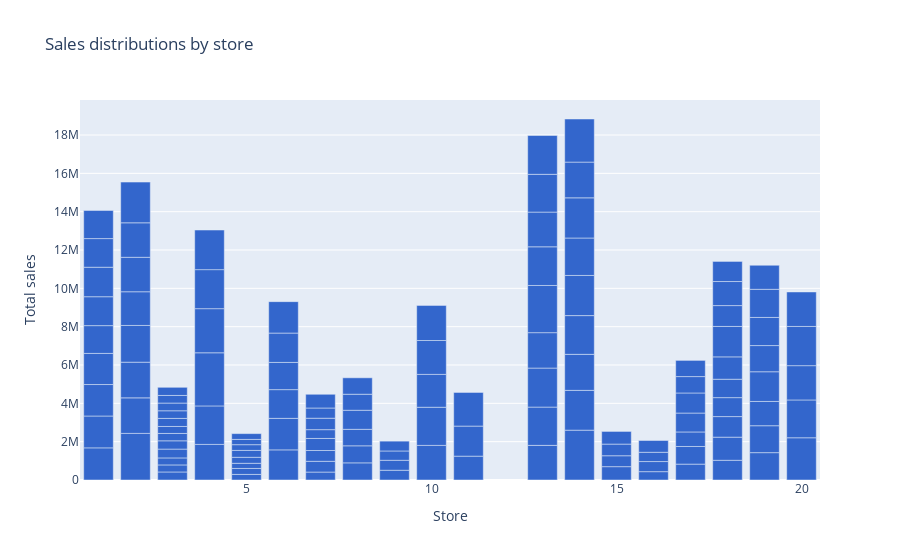

The notebook cell saved with this chart:
### Markdown cell above
### Vizualization

### Code cell
fig = px.bar(
    dataset,
    x="Store",
    y="Weekly_Sales",
    title="Sales distributions by store",
    color_discrete_sequence=[px.colors.qualitative.G10[0]]
)

fig.update_layout(
    yaxis_title="Total sales",
    xaxis_title="Store"
)

fig.show()

### Figure 1 — Plotly figure (JSON) as saved in the notebook; plotly's stock layout.template omitted (floating-point values rounded to 4 significant figures; data arrays with more than 128 entries replaced by an {"elided": "..."} marker saying what was removed)
{"data": [{"alignmentgroup": "True", "hovertemplate": "Store=%{x}<br>Weekly_Sales=%{y}<extra></extra>", "legendgroup": "", "marker": {"color": "#3366CC", "pattern": {"shape": ""}}, "name": "", "offsetgroup": "", "orientation": "v", "showlegend": false, "textposition": "auto", "type": "bar", "x": {"elided": "131 int values"}, "xaxis": "x", "y": {"elided": "131 float values"}, "yaxis": "y"}], "layout": {"barmode": "relative", "legend": {"tracegroupgap": 0}, "title": {"text": "Sales distributions by store"}, "xaxis": {"anchor": "y", "domain": [0, 1], "title": {"text": "Store"}}, "yaxis": {"anchor": "x", "domain": [0, 1], "title": {"text": "Total sales"}}}}
